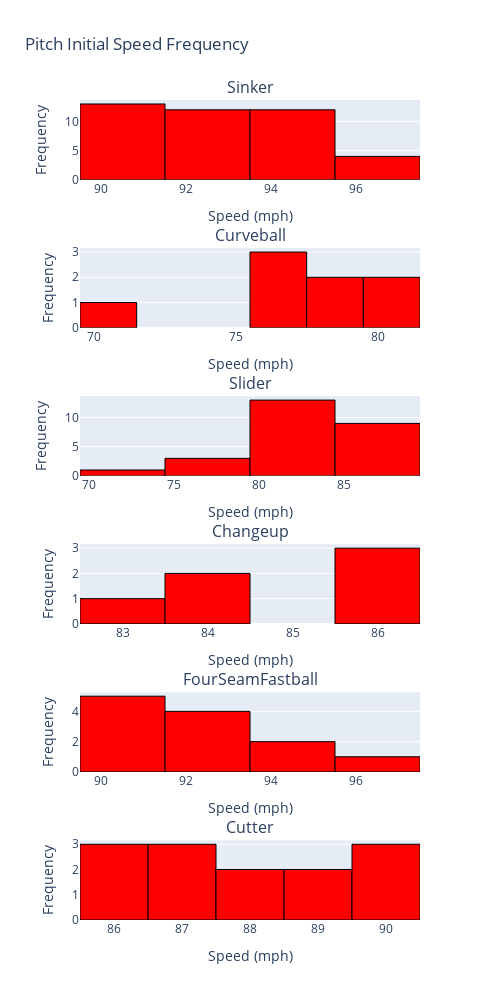

Here is the notebook cell this chart was saved with:
### Code cell
# Calculate the minimum and maximum speed
min_speed = min(min(speed) for speed in pitch_speed)
max_speed = max(max(speed) for speed in pitch_speed)

# Create subplots
fig = make_subplots(rows=len(pitch_type_types), cols=1, subplot_titles=pitch_type_types)

# Add histograms to subplots
for i in range(len(pitch_type_types)):
    hist = go.Histogram(
        x=pitch_speed[i],
        nbinsx=6,
        marker_color='red',
        marker_line_color='black',
        marker_line_width=1
    )

    fig.add_trace(hist, row=i+1, col=1)

    # Update x and y axis labels for each subplot
    fig.update_xaxes(title_text="Speed (mph)", row=i+1, col=1)
    fig.update_yaxes(title_text="Frequency", row=i+1, col=1)

# Update layout
fig.update_layout(
    height=1000,  # Adjust height as needed
    width=500,   # Adjust width as needed
    title_text='Pitch Initial Speed Frequency',
    showlegend=False
)

fig.show()

### Figure 1 — Plotly figure (JSON) as saved in the notebook; plotly's stock layout.template omitted (floating-point values rounded to 4 significant figures)
{"data": [{"marker": {"color": "red", "line": {"color": "black", "width": 1}}, "nbinsx": 6, "type": "histogram", "x": [95, 93, 95, 90, 96, 92, 92, 95, 94, 97, 91, 90, 96, 91, 91, 90, 93, 95, 95, 95, 96, 91, 92, 92, 95, 92, 92, 92, 95, 90, 94, 95, 91, 92, 91, 91, 92, 91, 95, 90, 92], "xaxis": "x", "yaxis": "y"}, {"marker": {"color": "red", "line": {"color": "black", "width": 1}}, "nbinsx": 6, "type": "histogram", "x": [71, 79, 77, 77, 80, 80, 78, 77], "xaxis": "x2", "yaxis": "y2"}, {"marker": {"color": "red", "line": {"color": "black", "width": 1}}, "nbinsx": 6, "type": "histogram", "x": [83, 80, 86, 82, 86, 71, 80, 79, 84, 80, 84, 87, 85, 83, 87, 79, 83, 84, 82, 84, 86, 79, 82, 86, 86, 85], "xaxis": "x3", "yaxis": "y3"}, {"marker": {"color": "red", "line": {"color": "black", "width": 1}}, "nbinsx": 6, "type": "histogram", "x": [86, 83, 84, 86, 86, 84], "xaxis": "x4", "yaxis": "y4"}, {"marker": {"color": "red", "line": {"color": "black", "width": 1}}, "nbinsx": 6, "type": "histogram", "x": [93, 93, 90, 97, 92, 91, 93, 91, 91, 94, 94, 91], "xaxis": "x5", "yaxis": "y5"}, {"marker": {"color": "red", "line": {"color": "black", "width": 1}}, "nbinsx": 6, "type": "histogram", "x": [88, 87, 90, 90, 90, 86, 87, 87, 89, 86, 89, 86, 88], "xaxis": "x6", "yaxis": "y6"}], "layout": {"annotations": [{"font": {"size": 16}, "showarrow": false, "text": "Sinker", "x": 0.5, "xanchor": "center", "xref": "paper", "y": 1.0, "yanchor": "bottom", "yref": "paper"}, {"font": {"size": 16}, "showarrow": false, "text": "Curveball", "x": 0.5, "xanchor": "center", "xref": "paper", "y": 0.8194, "yanchor": "bottom", "yref": "paper"}, {"font": {"size": 16}, "showarrow": false, "text": "Slider", "x": 0.5, "xanchor": "center", "xref": "paper", "y": 0.6389, "yanchor": "bottom", "yref": "paper"}, {"font": {"size": 16}, "showarrow": false, "text": "Changeup", "x": 0.5, "xanchor": "center", "xref": "paper", "y": 0.4583, "yanchor": "bottom", "yref": "paper"}, {"font": {"size": 16}, "showarrow": false, "text": "FourSeamFastball", "x": 0.5, "xanchor": "center", "xref": "paper", "y": 0.2778, "yanchor": "bottom", "yref": "paper"}, {"font": {"size": 16}, "showarrow": false, "text": "Cutter", "x": 0.5, "xanchor": "center", "xref": "paper", "y": 0.09722, "yanchor": "bottom", "yref": "paper"}], "height": 1000, "showlegend": false, "title": {"text": "Pitch Initial Speed Frequency"}, "width": 500, "xaxis": {"anchor": "y", "domain": [0, 1], "title": {"text": "Speed (mph)"}}, "xaxis2": {"anchor": "y2", "domain": [0, 1], "title": {"text": "Speed (mph)"}}, "xaxis3": {"anchor": "y3", "domain": [0, 1], "title": {"text": "Speed (mph)"}}, "xaxis4": {"anchor": "y4", "domain": [0, 1], "title": {"text": "Speed (mph)"}}, "xaxis5": {"anchor": "y5", "domain": [0, 1], "title": {"text": "Speed (mph)"}}, "xaxis6": {"anchor": "y6", "domain": [0, 1], "title": {"text": "Speed (mph)"}}, "yaxis": {"anchor": "x", "domain": [0.9028, 1.0], "title": {"text": "Frequency"}}, "yaxis2": {"anchor": "x2", "domain": [0.7222, 0.8194], "title": {"text": "Frequency"}}, "yaxis3": {"anchor": "x3", "domain": [0.5417, 0.6389], "title": {"text": "Frequency"}}, "yaxis4": {"anchor": "x4", "domain": [0.3611, 0.4583], "title": {"text": "Frequency"}}, "yaxis5": {"anchor": "x5", "domain": [0.1806, 0.2778], "title": {"text": "Frequency"}}, "yaxis6": {"anchor": "x6", "domain": [0, 0.09722], "title": {"text": "Frequency"}}}}
